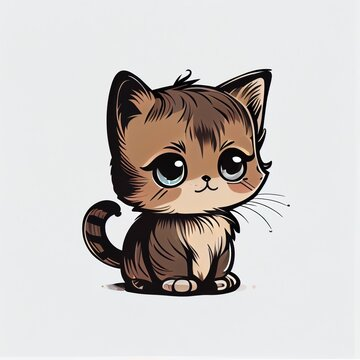
#> input picture Problem 3/Cat 360x360.jpg, 360 x 360 px
$ jupyter execute 'c. Harmonic and Geometric mean filter.ipynb'
#> lines starting #> are read from the running program, lines starting #| are printed output that depends on the picture; after the words box and inside, x2 and y2 are one past the last pixel; in counts of white or black regions, pixels touching at a corner belong together
[cell 1]
import numpy as np
import matplotlib.pyplot as plt
import cv2

[cell 2]
def harmonic_mean_filter(image, mask_size):
    filteredImg = image.copy()
    height, width = filteredImg.shape
    offset, number_of_pixels = mask_size//2, mask_size*mask_size

    for i in range(height):
        for j in range(width):
            pixel = 0
            for x in range(-offset, offset+1):
                for y in range(-offset, offset+1):
                    if (i+x>=0 and i+x<height and j+y>=0 and j+y<width):
                        pixel += float(1 / (image[i + x, j + y] + 1e-4))
            pixel = number_of_pixels / pixel
            filteredImg[i][j] = min(pixel, 255)

    return filteredImg

[cell 3]
def geometric_mean_filter(image, mask_size):
    filteredImg = image.copy()
    height, width = filteredImg.shape
    offset, number_of_pixels = mask_size//2, mask_size*mask_size

    for i in range(height):
        for j in range(width):
            pixel = 1
            count = 0
            for x in range(-offset, offset+1):
                for y in range(-offset, offset+1):
                    if (i+x>=0 and i+x<height and j+y>=0 and j+y<width):
                        #if image[i+x][j+y] > 0:
                        pixel = pixel * int(image[i+x][j+y])
                        count = count + 1
            count = max(1, count)
            filteredImg[i][j] = pixel ** (1/count)

    return filteredImg

[cell 4]
def add_salt_pepper_noise(image, noise_percent):
    height, width = image.shape
    noisedImg = image.copy()

    noise_amount = int((height*width)*(noise_percent/100))

    for i in range(noise_amount):
        salt_x, salt_y = np.random.randint(0,height), np.random.randint(0,width)
        pepper_x, pepper_y = np.random.randint(0,height), np.random.randint(0,width)

        noisedImg[salt_x][salt_y] = 255
        noisedImg[pepper_x][pepper_y] = 0
    return noisedImg

[cell 5]
def calculate_psnr(image1, image2):
    image1, image2 = np.float64(image1), np.float64(image2)
    mse = np.mean((image1 - image2)**2)
    if mse == 0:
        return 'inf'
    psnr = 20*np.log10(255.0) - 10*np.log10(mse)
    return round(psnr, 2)

[cell 6]
originalImg = cv2.imread('Cat 360x360.jpg', cv2.IMREAD_GRAYSCALE)
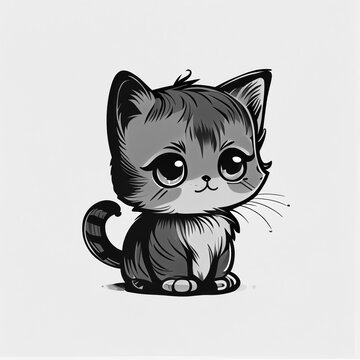
#> originalImg: shape (360, 360); min 0, max 255, mean 200.2

plt.figure(figsize=(5,10))
plt.title('Original image')
plt.imshow(originalImg, cmap='gray')
plt.show()

[cell 7]
plt.figure(figsize=(5,10))
plt.title('Noisy image')
noise_percent = 1
noisy_image = add_salt_pepper_noise(originalImg, noise_percent)
#> after the loop in add_salt_pepper_noise, `for i in range(noise_amount):`:
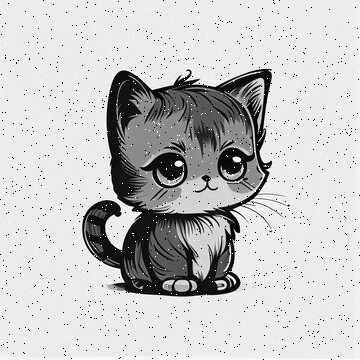
#> noisedImg: shape (360, 360); 1.97% of pixels changed, all inside (x1, y1, x2, y2) = (0, 0, 360, 360)
plt.imshow(noisy_image, cmap='gray')
plt.show()

### Applying Harmonic mean filter

[cell 8]
filter_size = 3
harmonic_mean_filtered_image = harmonic_mean_filter(noisy_image, filter_size)
#> after the loop in harmonic_mean_filter, `for i in range(height):`:
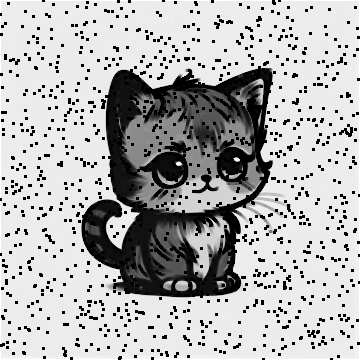
#> filteredImg: shape (360, 360); min 0, max 255, mean 177.6

plt.figure(figsize=(5,10))
plt.title('Harmonic mean filtered image')
plt.imshow(harmonic_mean_filtered_image, cmap='gray')
plt.show()
print(calculate_psnr(harmonic_mean_filtered_image, noisy_image))
#> in calculate_psnr, `mse = np.mean((image1 - image2)**2)`: mse = 4187.9
#> in calculate_psnr, `psnr = 20*np.log10(255.0) - 10*np.log10(mse)`: psnr = 11.91
#| 11.91

[cell 9]
filter_size = 3
geometric_mean_filtered_image = geometric_mean_filter(noisy_image, filter_size)
#> after the loop in geometric_mean_filter, `for i in range(height):`:
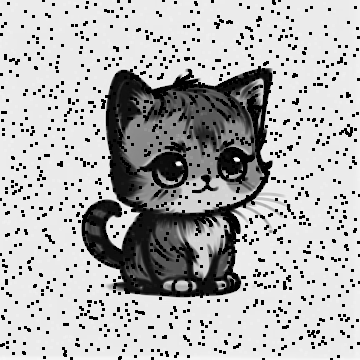
#> filteredImg: shape (360, 360); min 0, max 252, mean 178.5

plt.figure(figsize=(5,10))
plt.title('Geometric mean filtered image')
plt.imshow(geometric_mean_filtered_image, cmap='gray')
plt.show()
print(calculate_psnr(noisy_image, geometric_mean_filtered_image))
#| 12.12
